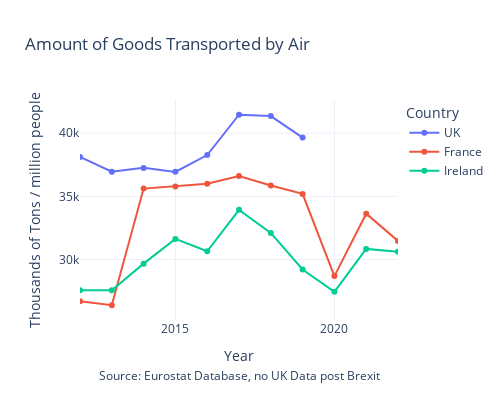

Write notebook code for a chart like this one.
### Code cell
df = pd.read_csv("../input/eurostat/transport data/air transport/Air transport of goods by country (yearly data).tsv", delimiter='\t', encoding='utf-8',index_col=0)
vals = df.index
df.index = [x.split(",")[-1] for x in vals]
df = df.transpose().iloc[:-1].replace(": ",0).replace('111509.8 e','11509.8')
df = df.astype("float")
df = df[["UK","FR","IE"]]
df["Year"] = df.index.astype("int")
df = df.replace(0,np.nan)
df = df.merge(population, on="Year",how="left")

df["UK_perc"] = df["UK"]/df["uk_population"]
df["FR_perc"] = df["FR"]/df["france_population"]
df["IE_perc"] = df["IE"]/df["ireland_population"]
fig = go.Figure()

# Add traces for each country
fig.add_trace(go.Scatter(x=df["Year"], y=df["UK_perc"], mode='lines+markers', name='UK'))
fig.add_trace(go.Scatter(x=df["Year"], y=df["FR_perc"], mode='lines+markers', name='France'))
fig.add_trace(go.Scatter(x=df["Year"], y=df["IE_perc"], mode='lines+markers', name='Ireland'))

fig.update_layout(
    title='Amount of Goods Transported by Air',
    xaxis_title='Year',
    yaxis_title='Thousands of Tons / million people',
    legend_title='Country',
    template='plotly_white',
    hovermode='x unified',
    xaxis=dict(range=[2012, 2022]),  # Set the x-axis range to start from 2005
    width=500,  # Set the width of the figure
    height=400   # Set the height of the figure
)

# Add grid
fig.update_xaxes(showgrid=True)
fig.update_yaxes(showgrid=True)

fig.add_annotation(
    text="Source: <a href='https://ec.europa.eurostat/eurostat/data/database'>Eurostat Database</a>, no UK Data post Brexit",
    xref="paper", yref="paper",
    x=0.5, y=-0.3,
    showarrow=False,
    font=dict(size=12),
    xanchor='center'
)


# Show the figure
fig.show()

fig.write_image("../output/Amount of Goods Transported by Air (2012-2022).png")

### Figure 1 — Plotly figure (JSON) as saved in the notebook; plotly's stock layout.template omitted (floating-point values rounded to 4 significant figures)
{"data": [{"mode": "lines+markers", "name": "UK", "type": "scatter", "x": [2012, 2013, 2014, 2015, 2016, 2017, 2018, 2019, 2020, 2021, 2022], "y": [38120.0, 36960.0, 37250.0, 36940.0, 38270.0, 41460.0, 41360.0, 39650.0, null, null, null]}, {"mode": "lines+markers", "name": "France", "type": "scatter", "x": [2012, 2013, 2014, 2015, 2016, 2017, 2018, 2019, 2020, 2021, 2022], "y": [26700.0, 26380.0, 35610.0, 35780.0, 35990.0, 36620.0, 35850.0, 35190.0, 28690.0, 33630.0, 31470.0]}, {"mode": "lines+markers", "name": "Ireland", "type": "scatter", "x": [2012, 2013, 2014, 2015, 2016, 2017, 2018, 2019, 2020, 2021, 2022], "y": [27580.0, 27560.0, 29670.0, 31630.0, 30650.0, 33930.0, 32100.0, 29210.0, 27440.0, 30840.0, 30610.0]}], "layout": {"annotations": [{"font": {"size": 12}, "showarrow": false, "text": "Source: <a href='https://ec.europa.eurostat/eurostat/data/database'>Eurostat Database</a>, no UK Data post Brexit", "x": 0.5, "xanchor": "center", "xref": "paper", "y": -0.3, "yref": "paper"}], "height": 400, "hovermode": "x unified", "legend": {"title": {"text": "Country"}}, "title": {"text": "Amount of Goods Transported by Air"}, "width": 500, "xaxis": {"range": [2012, 2022], "showgrid": true, "title": {"text": "Year"}, "type": "linear"}, "yaxis": {"autorange": true, "range": [25210.0, 42630.0], "showgrid": true, "title": {"text": "Thousands of Tons / million people"}, "type": "linear"}}}
